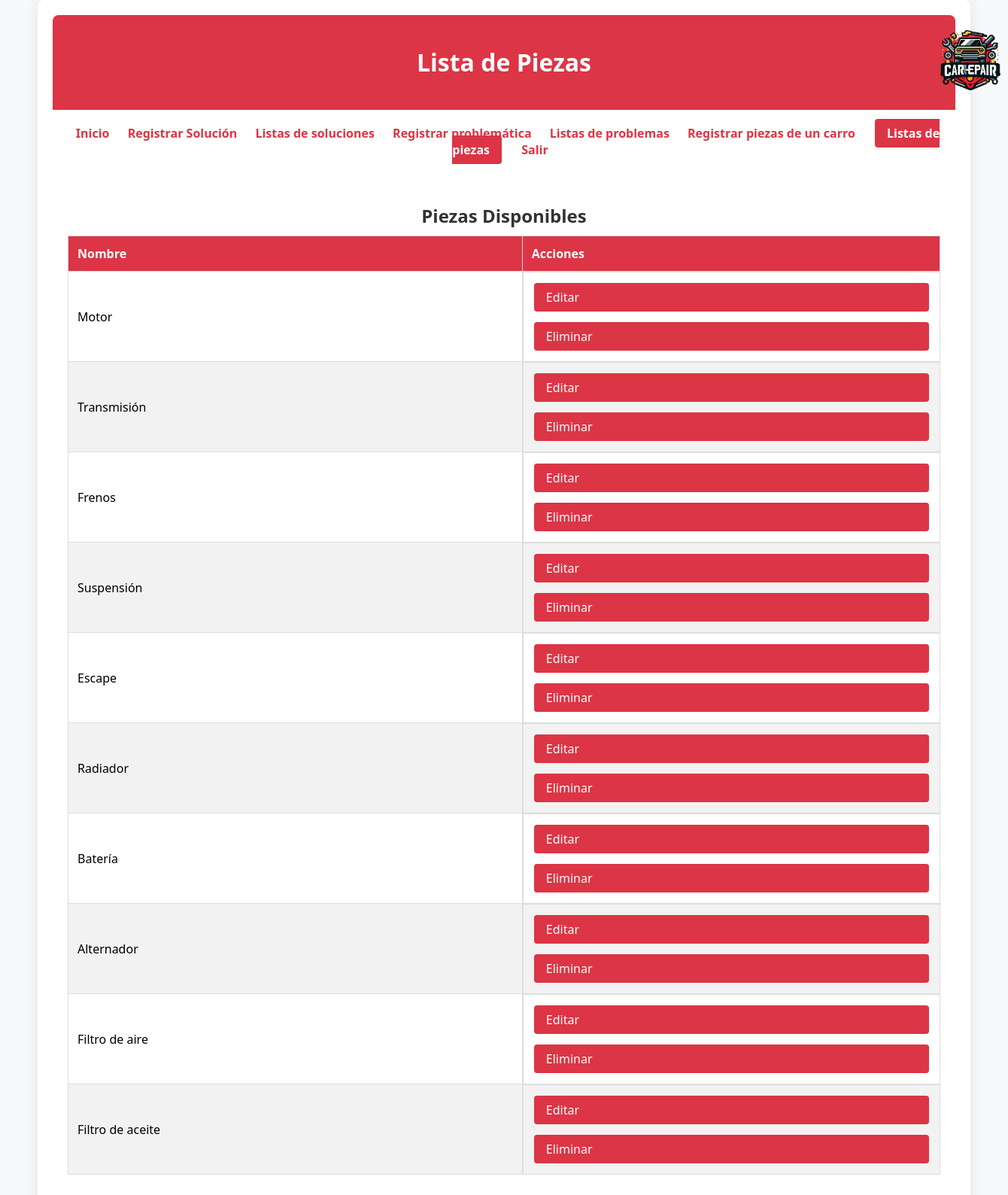
/paginas/lista_piezas.php (signed in), run on the app's committed database.
### tables this page shows
CREATE TABLE partes_carro (
    id INT AUTO_INCREMENT PRIMARY KEY,
    nombre VARCHAR(100) NOT NULL
);

### paginas/lista_piezas.php (the view, shortened to what this page needs)
<?php
$role = isset($_SESSION['role']) ? $_SESSION['role'] : '';
require '../funciones/conexion.php';
$query = "SELECT id, nombre FROM partes_carro";
$stmt = $conn->prepare($query);
if ($stmt) {
    $stmt->execute();
    $result = $stmt->get_result();
} else {
    echo "Error en la preparación de la consulta: " . $conn->error;
    exit();
}
?>
<!DOCTYPE html>
<html lang="es">
<head>
    <link rel="stylesheet" href="../style/styles.css">
</head>
<body>
    <div class="container">
        <header>
            <h1>Lista de Piezas</h1>
            <img src="../style/logo.png" alt="Logo" class="logo-image">
        </header>
        <nav>
            <ul>
                <li><a href="inicio.php">Inicio</a></li>
                <?php if ($role == 'admin'): ?>
                    <li><a href="registrar_solucion.php">Registrar Solución</a></li>
                    <li><a href="lista_soluciones.php">Listas de soluciones</a></li>
                    <li><a href="registrar_problematica.php">Registrar problemática</a></li>
                    <li><a href="lista_problemas.php">Listas de problemas</a></li>
                    <li><a href="registrar_piezas.php">Registrar piezas de un carro</a></li>
                    <li><a href="lista_piezas.php" class="btn-action">Listas de piezas</a></li>
                <?php else: ?>
                    <li><a href="buscar_problematica.php">Buscar problemática</a></li>
                <?php endif; ?>
                <li><a href="../funciones/logout.php">Salir</a></li>
            </ul>
        </nav>
        <main>
            <div class="solution-list">
                <h2>Piezas Disponibles</h2>
                <table>
                    <thead>
                        <tr>
                            <th>Nombre</th>
                            <?php if ($role == 'admin'): ?>
                                <th>Acciones</th>
                            <?php endif; ?>
                        </tr>
                    </thead>
                    <tbody>
                        <?php while ($row = $result->fetch_assoc()): ?>
                            <tr>
                                <td><?php echo htmlspecialchars($row['nombre']); ?></td>
                                <?php if ($role == 'admin'): ?>
                                    <td class="action-links">
                                        <a href="editar_pieza.php?id=<?php echo $row['id']; ?>" class="btn-action">Editar</a>
                                        <a href="eliminar_pieza.php?id=<?php echo $row['id']; ?>" class="btn-action">Eliminar</a>
                                    </td>
                                <?php endif; ?>
                            </tr>
                        <?php endwhile; ?>
                    </tbody>
                </table>
            </div>
        </main>
    </div>
</body>
</html>

### style/styles.css (style rules this page uses)
body { font-family: Calibri, 'Segoe UI', Tahoma, Geneva, Verdana, sans-serif; background-color: #f8f9fa; margin: 0; padding: 0; }
.container { max-width: 1200px; margin: 0 auto; padding: 20px; background-color: #ffffff; box-shadow: 0 0 20px rgba(0, 0, 0, 0.1); border-radius: 8px; }
header { text-align: center; padding: 20px; background-color: #dc3545; color: white; border-radius: 8px 8px 0 0; }
nav { margin: 20px 0; text-align: center; }
nav ul { list-style: none; padding: 0; }
nav ul li { display: inline; margin: 0 10px; }
nav ul li a { text-decoration: none; color: #dc3545; font-weight: bold; }
main { text-align: center; padding: 20px; }
main h2 { color: #333333; margin-bottom: 10px; }
.solution-list table { width: 100%; border-collapse: collapse; margin-bottom: 20px; }
.solution-list th, .solution-list td { padding: 12px; border: 1px solid #ddd; text-align: left; }
.solution-list th { background-color: #dc3545; color: white; }
.solution-list tbody tr:nth-child(even) { background-color: #f2f2f2; }
.btn-action { padding: 8px 16px; margin: 2px; text-decoration: none; color: white; background-color: #dc3545; border: none; border-radius: 4px; cursor: pointer; transition: background-color 0.3s ease; }

### paginas/lista_piezas.php (style rules this page uses)
.action-links { display: flex; flex-direction: column; gap: 10px; }
.logo-image { width: 80px; height: auto; position: absolute; top: 40px; left: 1250px; }

### data on the page
partes_carro: nombre "Motor"
partes_carro: nombre "Transmisión"
partes_carro: nombre "Frenos"
partes_carro: nombre "Suspensión"
partes_carro: nombre "Escape"
partes_carro: nombre "Radiador"
partes_carro: nombre "Batería"
partes_carro: nombre "Alternador"
partes_carro: nombre "Filtro de aire"
partes_carro: nombre "Filtro de aceite"
